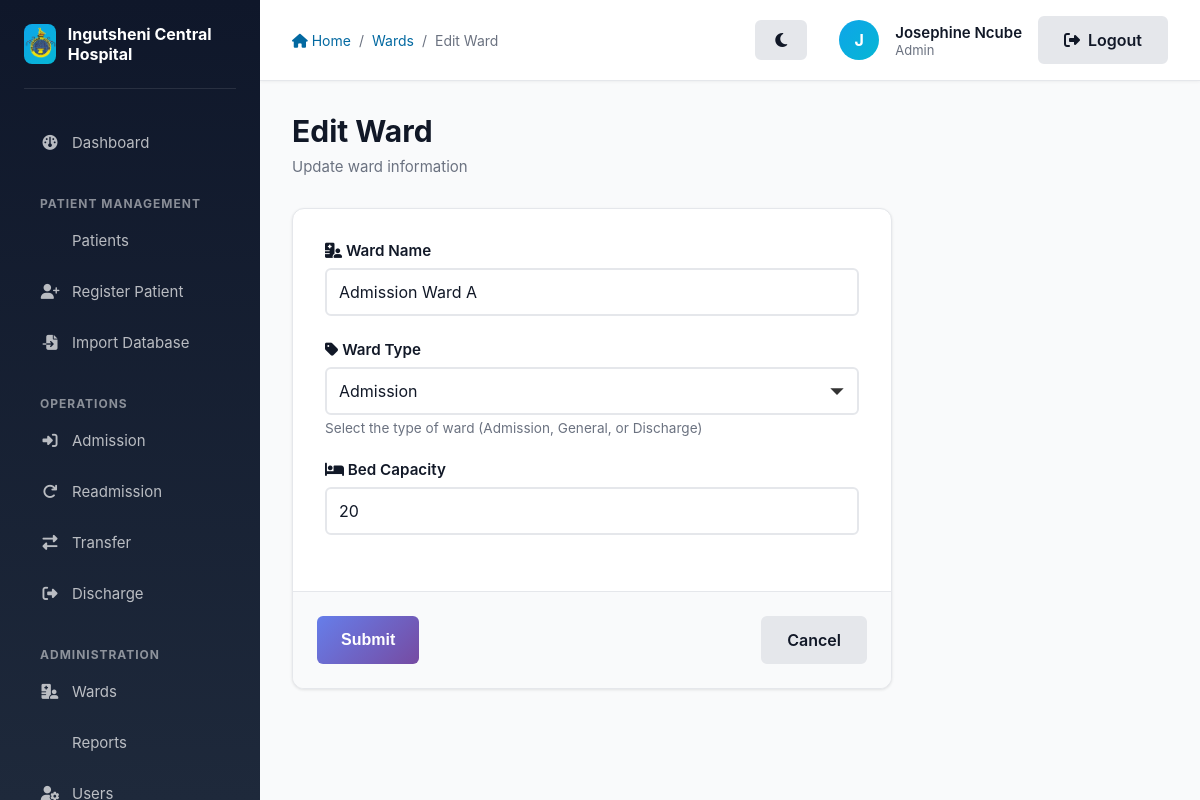
Screenshot of /ward/1/edit (signed in) with the database file from the repository.
### app/models/models.py (models this page shows, shortened)
class User(db.Model, UserMixin):
    __tablename__ = 'users'
    id = db.Column(db.Integer, primary_key=True)
    name = db.Column(db.String(100), nullable=False)
    email = db.Column(db.String(120), unique=True, nullable=False)
    password_hash = db.Column(db.String(128), nullable=False)
    role_id = db.Column(db.Integer, db.ForeignKey('roles.id'), nullable=False)
    ward_id = db.Column(db.Integer, db.ForeignKey('wards.id'), nullable=True)

class Role(db.Model):
    __tablename__ = 'roles'
    id = db.Column(db.Integer, primary_key=True)
    name = db.Column(db.String(50), unique=True, nullable=False)
    users = db.relationship('User', backref='role_obj', lazy=True)

class Ward(db.Model):
    __tablename__ = 'wards'
    id = db.Column(db.Integer, primary_key=True)
    name = db.Column(db.String(100), unique=True, nullable=False)
    type = db.Column(db.String(50), nullable=False) # Admission, General, Discharge
    capacity = db.Column(db.Integer, nullable=True)
    users = db.relationship('User', backref='ward_obj', lazy=True)
    patients = db.relationship('Patient', backref='current_ward', lazy=True)

### app/wards/routes.py (the view)
@wards.route('/ward/<int:ward_id>/edit', methods=['GET', 'POST'])
@login_required
@role_required(['Admin'])
def edit_ward(ward_id):
    ward = Ward.query.get_or_404(ward_id)
    form = WardForm(original_name=ward.name)
    if form.validate_on_submit():
        ward.name = form.name.data
        ward.type = form.type.data
        ward.capacity = form.capacity.data
        db.session.commit()
        flash('Ward updated successfully!', 'success')
        return redirect(url_for('wards.list_wards'))
    elif request.method == 'GET':
        form.name.data = ward.name
        form.type.data = ward.type
        form.capacity.data = ward.capacity
    return render_template('wards/create_ward.html', title='Edit Ward', form=form)

### app/wards/forms.py (shortened to what this page needs)
class WardForm(FlaskForm):
    name = StringField('Ward Name', validators=[DataRequired()])
    type = SelectField('Ward Type', choices=[('Admission', 'Admission'), ('General', 'General'), ('Discharge', 'Discharge')], validators=[DataRequired()])
    capacity = IntegerField('Capacity (Optional)')
    submit = SubmitField('Submit')
    def __init__(self, original_name=None, *args, **kwargs):
        super(WardForm, self).__init__(*args, **kwargs)
        self.original_name = original_name

### app/auth/utils.py (called while the page is built)
def role_required(roles):
    def decorator(f):
        @wraps(f)
        def decorated_function(*args, **kwargs):
            if not current_user.is_authenticated or current_user.role_obj.name not in roles:
                abort(403)
            return f(*args, **kwargs)
        return decorated_function
    return decorator

### app/models/models.py (called while the page is built)
@login_manager.user_loader
def load_user(user_id):
    return User.query.get(int(user_id))

### app/templates/wards/create_ward.html (shortened to what this page needs)
{% extends "layout.html" %}
{% block breadcrumb %}
    <a href="{{ url_for('main.index') }}"><i class="fas fa-home"></i> Home</a>
    <span>/</span>
    <a href="{{ url_for('wards.list_wards') }}">Wards</a>
    <span>/</span>
    <span>{{ title }}</span>
{% endblock %}
{% block content %}
    <div class="page-header">
        <h1 class="page-title">{{ title }}</h1>
        <p class="page-subtitle">{% if 'Create' in title %}Add a new ward to the hospital system{% else %}Update ward information{% endif %}</p>
    </div>
    <div style="max-width: 600px;">
        <div class="card">
            <form method="POST" action="" novalidate>
                <div class="card-body">
                    <div class="form-group">
                        <label for="name" class="form-label">
                            <i class="fas fa-hospital-user"></i> Ward Name
                        </label>
                        {{ form.name(class="form-control" + (" form-error" if form.name.errors else ""), placeholder="Enter ward name") }}
                    </div>
                    <div class="form-group">
                        <label for="type" class="form-label">
                            <i class="fas fa-tag"></i> Ward Type
                        </label>
                        {{ form.type(class="form-control" + (" form-error" if form.type.errors else "")) }}
                        <p class="form-text">Select the type of ward (Admission, General, or Discharge)</p>
                    </div>
                    <div class="form-group">
                        <label for="capacity" class="form-label">
                            <i class="fas fa-bed"></i> Bed Capacity
                        </label>
                        {{ form.capacity(class="form-control" + (" form-error" if form.capacity.errors else ""), placeholder="Number of beds", type="number") }}
                    </div>
                </div>
                <div class="card-footer" style="display: flex; gap: 1rem; justify-content: space-between;">
                    {{ form.submit(class="btn btn-primary") }}
                    <a href="{{ url_for('wards.list_wards') }}" class="btn btn-secondary">Cancel</a>
                </div>
            </form>
        </div>
    </div>
{% endblock %}

### app/templates/layout.html (shortened to what this page needs)
<!DOCTYPE html>
<html lang="en">
<head>
    <link rel="stylesheet" href="{{ url_for('static', filename='style.css') }}">
    <link rel="stylesheet" href="https://cdnjs.cloudflare.com/ajax/libs/font-awesome/6.4.0/css/all.min.css">
</head>
<body>
    <aside class="sidebar no-print" id="sidebar">
        <div class="sidebar-header">
            <div class="sidebar-logo">
                <img src="{{ url_for('static', filename='images/logo.png') }}" alt="Ingutsheni Central Hospital Logo">
            </div>
            <div class="sidebar-title">Ingutsheni Central Hospital</div>
        </div>
        <nav class="sidebar-nav">
            <li><a href="{{ url_for('main.index') }}" class="{% if request.endpoint == 'main.index' %}active{% endif %}">
                <i class="fas fa-dashboard"></i> Dashboard
            </a></li>
        </nav>
        {% if current_user.is_authenticated %}
            <div class="sidebar-section-title">Patient Management</div>
            <nav class="sidebar-nav">
                <li><a href="{{ url_for('patients.list_patients') }}" class="{% if request.endpoint == 'patients.list_patients' %}active{% endif %}">
                     Patients
                </a></li>
                <li><a href="{{ url_for('patients.register_patient') }}" class="{% if request.endpoint == 'patients.register_patient' %}active{% endif %}">
                    <i class="fas fa-user-plus"></i> Register Patient
                </a></li>
                {% if current_user.role_obj.name in ['Admin', 'CMO'] %}
                <li><a href="{{ url_for('patients.import_database') }}" class="{% if request.endpoint == 'patients.import_database' %}active{% endif %}">
                    <i class="fas fa-file-import"></i> Import Database
                </a></li>
                {% endif %}
            </nav>
            <div class="sidebar-section-title">Operations</div>
            <nav class="sidebar-nav">
                <li><a href="{{ url_for('patients.list_patients') }}" class="{% if request.endpoint == 'patients.admit_patient' %}active{% endif %}">
                    <i class="fas fa-sign-in-alt"></i> Admission
                </a></li>
                <li><a href="{{ url_for('patients.readmit_patient') }}" class="{% if request.endpoint in ['patients.readmit_patient', 'patients.readmit_patient_details'] %}active{% endif %}">
                    <i class="fas fa-redo"></i> Readmission
                </a></li>
                <li><a href="{{ url_for('patients.list_patients') }}" class="{% if request.endpoint == 'transfers.transfer_patient' %}active{% endif %}">
                    <i class="fas fa-exchange-alt"></i> Transfer
                </a></li>
                <li><a href="{{ url_for('patients.list_patients') }}" class="{% if request.endpoint == 'patients.discharge_patient' %}active{% endif %}">
                    <i class="fas fa-sign-out-alt"></i> Discharge
                </a></li>
            </nav>
            <div class="sidebar-section-title">Administration</div>
            <nav class="sidebar-nav">
                <li><a href="{{ url_for('wards.list_wards') }}" class="{% if request.endpoint == 'wards.list_wards' %}active{% endif %}">
                    <i class="fas fa-hospital-user"></i> Wards
                </a></li>
                <li><a href="{{ url_for('reports.view_reports') }}" class="{% if request.endpoint == 'reports.view_reports' %}active{% endif %}">
                     Reports
                </a></li>
                {% if current_user.role_obj.name == 'Admin' %}
                    <li><a href="{{ url_for('auth.manage_users') }}" class="{% if request.endpoint == 'auth.manage_users' %}active{% endif %}">
                        <i class="fas fa-user-gear"></i> Users
                    </a></li>
                {% endif %}
            </nav>
        {% endif %}
    </aside>
    <div class="main-content">
        <div class="top-bar no-print">
            <div class="top-bar-left">
                <div class="breadcrumb">
                    {% block breadcrumb %}{% endblock %}
                </div>
            </div>
            <div class="top-bar-right" style="display: flex; align-items: center; gap: 1rem;">
                <div style="display: flex; align-items: center; gap: 1rem; margin-right: 1rem;">
                    <button id="themeToggle" class="btn btn-secondary btn-sm" title="Toggle Dark/Light Mode" style="border-radius: 50%; width: 40px; height: 40px; padding: 0;">
                        <i class="fas fa-moon"></i>
                    </button>
                </div>
                {% if current_user.is_authenticated %}
                    <div class="user-menu">
                        <div class="user-avatar" title="{{ current_user.name }}">
                            {{ current_user.name[0].upper() }}
                        </div>
                        <div class="user-info">
                            <div class="user-name">{{ current_user.name }}</div>
                            <div class="user-role">{{ current_user.role_obj.name }}</div>
                        </div>
                    </div>
                    <a href="{{ url_for('auth.logout') }}" class="btn btn-secondary btn-sm">
                        <i class="fas fa-sign-out-alt"></i> Logout
                    </a>
                {% else %}
                    <a href="{{ url_for('auth.login') }}" class="btn btn-primary btn-sm">
                        <i class="fas fa-sign-in-alt"></i> Login
                    </a>
                {% endif %}
            </div>
        </div>
        <div class="page-content">
            {% block content %}{% endblock %}
        </div>
    </div>
</body>
</html>

### app/static/style.css (style rules this page uses)
:root { --primary: #0369a1; --primary-light: #0ea5e9; --primary-dark: #075985; --success: #16a34a; --success-light: #22c55e; --danger: #dc2626; --warning: #f59e0b; --info: #3b82f6; --neutral: #6b7280; --gray-50: #f9fafb; --gray-100: #f3f4f6; --gray-200: #e5e7eb; --gray-300: #d1d5db; --gray-400: #9ca3af; --gray-500: #6b7280; --gray-600: #4b5563; --gray-700: #374151; --gray-800: #1f2937; --gray-900: #111827; --body-bg: var(--gray-50); --card-bg: #ffffff; --sidebar-bg: linear-gradient(180deg, #0f172a 0%, #1e293b 100%); --topbar-bg: #ffffff; --text-main: var(--gray-900); --text-muted: var(--gray-500); --border-color: var(--gray-200); }
* { margin: 0; padding: 0; box-sizing: border-box; }
body { font-family: -apple-system, BlinkMacSystemFont, 'Segoe UI', 'Roboto', 'Oxygen', 'Ubuntu', 'Cantarell', 'Fira Sans', 'Droid Sans', 'Helvetica Neue', sans-serif; -webkit-font-smoothing: antialiased; -moz-osx-font-smoothing: grayscale; background-color: var(--body-bg); color: var(--text-main); }
.card { background-color: var(--card-bg); border: 1px solid var(--border-color); }
.card-header, .card-footer { background-color: var(--gray-100); border-color: var(--border-color); }
.top-bar { background-color: var(--topbar-bg) !important; border-color: var(--border-color) !important; }
.sidebar { background: var(--sidebar-bg) !important; }
.btn { display: inline-flex; align-items: center; justify-content: center; padding: 0.625rem 1.25rem; border-radius: 0.5rem; font-weight: 600; font-size: 0.9375rem; border: none; cursor: pointer; transition: all 0.2s ease; text-decoration: none; gap: 0.5rem; }
.btn-primary { background-color: var(--primary); color: white; }
.btn-secondary { background-color: var(--gray-300); color: var(--gray-800); }
.btn-sm { padding: 0.375rem 0.75rem; font-size: 0.8125rem; }
.form-group { margin-bottom: 1.5rem; }
.form-label { display: block; margin-bottom: 0.5rem; font-weight: 600; color: var(--gray-700); font-size: 0.9375rem; }
.form-control { width: 100%; padding: 0.625rem 1rem; border: 1px solid var(--border-color); background-color: var(--card-bg); color: var(--text-main); border-radius: 0.5rem; font-size: 0.9375rem; transition: border-color 0.2s, box-shadow 0.2s; font-family: inherit; }
select.form-control { cursor: pointer; }
.form-text { font-size: 0.8125rem; color: var(--text-muted); margin-top: 0.25rem; }
.form-label { display: block; margin-bottom: 0.5rem; font-weight: 600; color: var(--text-main); font-size: 0.9375rem; }
.card { background-color: white; border-radius: 0.75rem; box-shadow: 0 1px 3px rgba(0, 0, 0, 0.1); overflow: hidden; transition: all 0.2s ease; }
.card-body { padding: 1.5rem; }
.card-footer { padding: 1.5rem; background-color: var(--gray-50); border-top: 1px solid var(--gray-200); }
.form-control { font-size: 1rem !important; padding: 0.75rem !important; border: 2px solid var(--border-color) !important; border-radius: 6px !important; transition: all 0.3s ease !important; font-family: inherit !important; }
select.form-control { appearance: none !important; background-repeat: no-repeat !important; background-position: right 0.75rem center !important; background-size: 1rem !important; padding-right: 2.5rem !important; }
.form-group { margin-bottom: 1.5rem !important; }
.form-label { display: block !important; margin-bottom: 0.5rem !important; font-weight: 600 !important; color: var(--text-main) !important; font-size: 0.95rem !important; }
.form-text { display: block !important; color: var(--text-muted) !important; font-size: 0.85rem !important; margin-top: 0.3rem !important; }
.btn { font-size: 1rem !important; font-weight: 600 !important; padding: 0.75rem 1.5rem !important; border: none !important; border-radius: 6px !important; cursor: pointer !important; transition: all 0.3s ease !important; display: inline-flex !important; align-items: center !important; gap: 0.5rem !important; text-decoration: none !important; }
.btn-primary { background: linear-gradient(135deg, #667eea 0%, #764ba2 100%) !important; color: white !important; }
.btn-secondary { background: var(--gray-200) !important; color: var(--text-main) !important; border: 2px solid var(--border-color) !important; }
.card-body { padding: 2rem !important; }

### rows the page displays
User: name "J", name "Josephine Ncube"
Role: role_obj.name "Admin"
Ward: name "Admission Ward A", type "Admission", capacity "20"

### other values shown
{{ title }} "Edit Ward"
